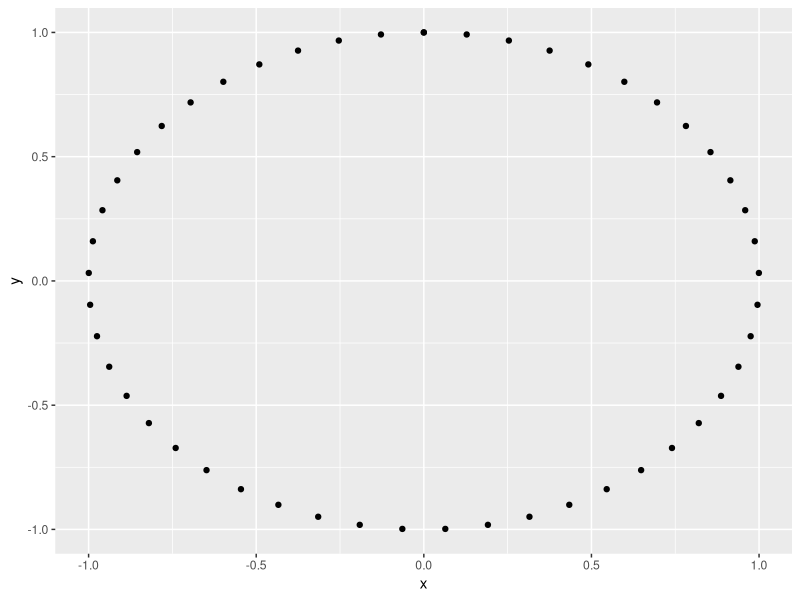
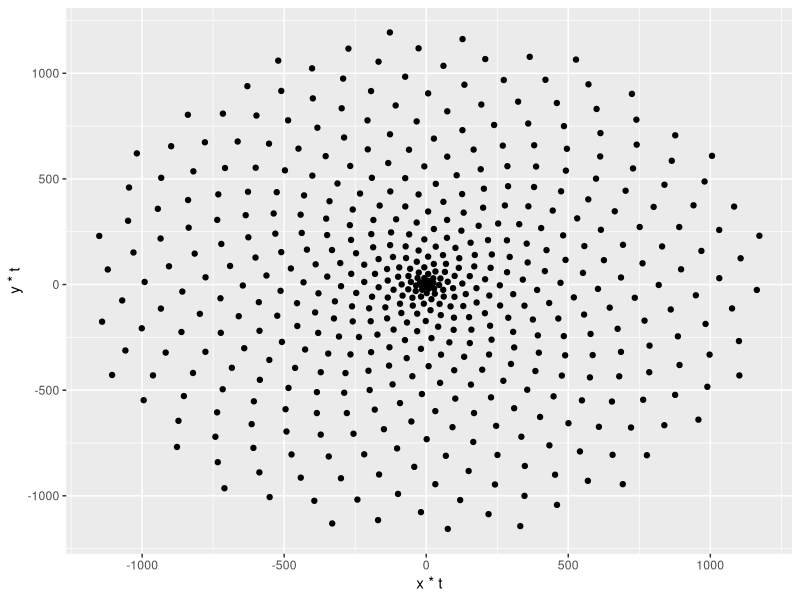
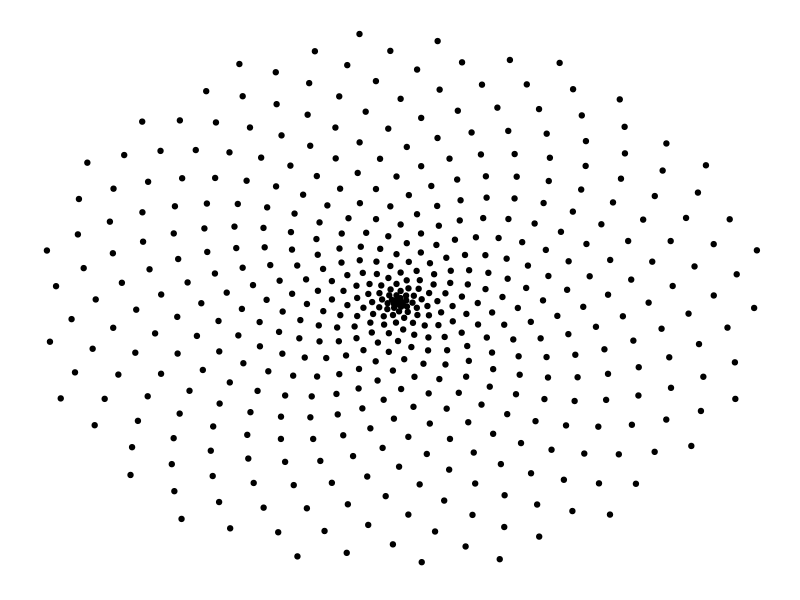
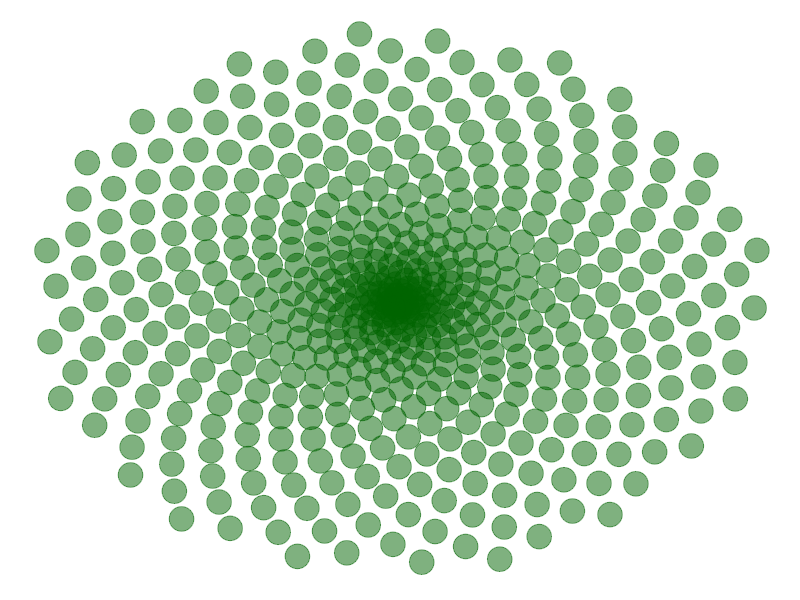
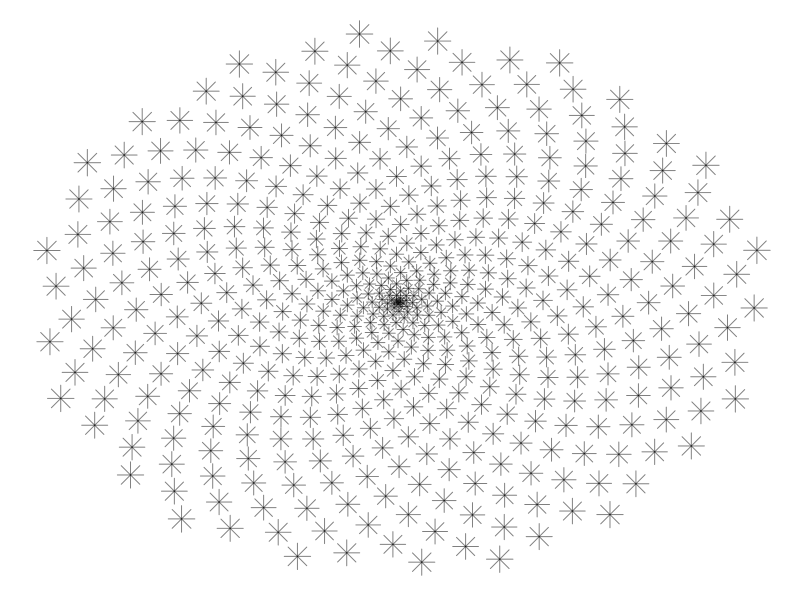
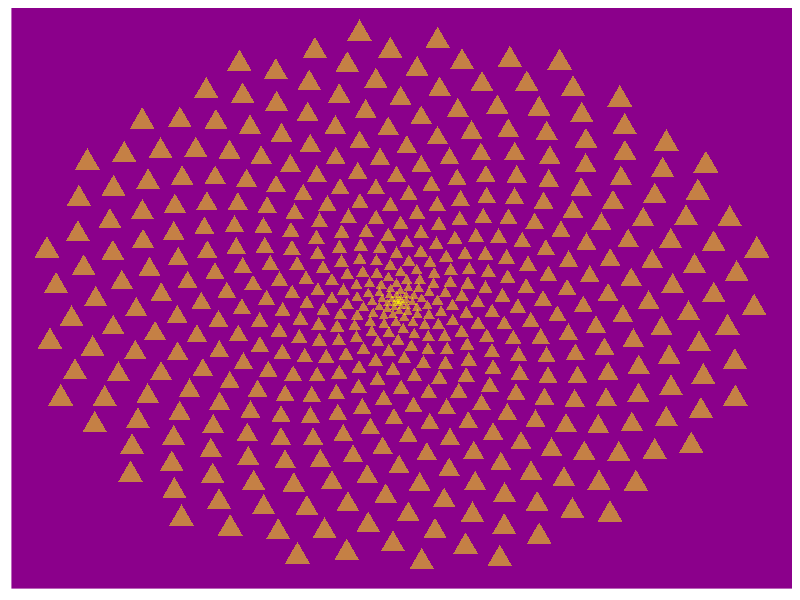
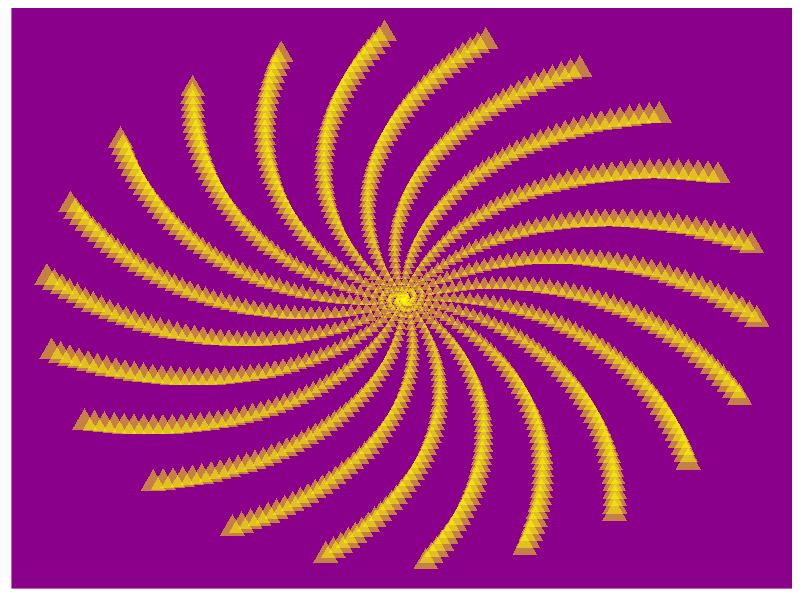
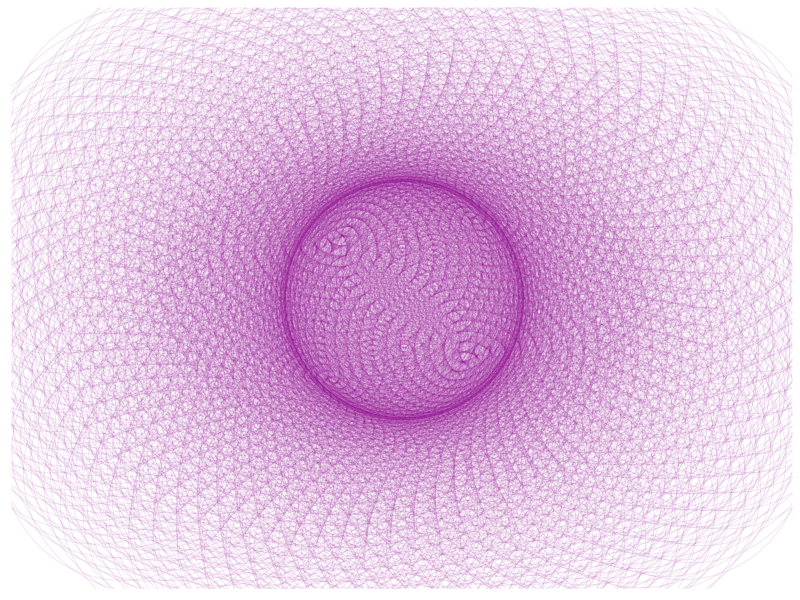

Source code (R) for these figures, in order:
## ---- chunk 1
knitr::opts_chunk$set(echo = TRUE)

knitr::opts_chunk$set(
  fig.width = 6,
  fig.asp = .9,
  out.width = "90%"
)

library(tidyverse)
## ---- chunk 2
t <- seq(0, 2*pi, length.out = 50)
x <- sin(t)
y <- cos(t)
df <- data.frame(t, x, y)

# Make a scatter plot of points in a circle
p <- ggplot(df, aes(x, y))
p + geom_point()
## ---- chunk 3
# Defining the number of points
points = 500

# Defining the Golden Angle
angle = pi * (3 - sqrt(5))

t <- (1:points) * angle
x <- sin(t)
y <- cos(t)
df <- data.frame(t, x, y)

# Make a scatter plot of points in a spiral
p <- ggplot(df, aes(x*t, y*t))
p + geom_point()
## ---- chunk 4
df <- data.frame(t, x, y)

# Make a scatter plot of points in a spiral
p <- ggplot(df, aes(x*t, y*t))
p + geom_point() + theme(legend.position = "none",
        panel.grid = element_blank(),
        axis.title = element_blank(),
        axis.text = element_blank(),
        axis.ticks = element_blank(),
        panel.background = element_rect(fill = 'white'))
## ---- chunk 5
p <- ggplot(df, aes(x*t, y*t))
p + geom_point(size = 8, alpha = 0.5, color = "darkgreen") + theme(legend.position = "none",
        panel.grid = element_blank(),
        axis.title = element_blank(),
        axis.text = element_blank(),
        axis.ticks = element_blank(),
        panel.background = element_rect(fill = 'white'))
## ---- chunk 6
p <- ggplot(df, aes(x*t, y*t))
p + geom_point(aes(size = t), color = 'black', alpha = 0.5, shape = 8) + theme(legend.position = "none",
        panel.grid = element_blank(),
        axis.title = element_blank(),
        axis.text = element_blank(),
        axis.ticks = element_blank(),
        panel.background = element_rect(fill = 'white'))
## ---- chunk 7
p <- ggplot(df, aes(x*t, y*t))
p + geom_point(aes(size = t), color = 'yellow', alpha = 0.5, shape = 17) + theme(legend.position = "none",
        panel.grid = element_blank(),
        axis.title = element_blank(),
        axis.text = element_blank(),
        axis.ticks = element_blank(),
        panel.background = element_rect(fill = 'darkmagenta'))
## ---- chunk 8
angle <- 2.0
points <- 1000

t <- (1:points)*angle
x <- sin(t)
y <- cos(t)

df <- data.frame(t, x, y)

p <- ggplot(df, aes(x*t, y*t))

p + geom_point(aes(size = t), color = 'yellow', alpha = 0.5, shape = 17) + theme(legend.position = "none",
        panel.grid = element_blank(),
        axis.title = element_blank(),
        axis.text = element_blank(),
        axis.ticks = element_blank(),
        panel.background = element_rect(fill = 'darkmagenta'))
## ---- chunk 9
angle <- 13 * pi/180
points <- 2000

t <- (1:points)*angle
x <- sin(t)
y <- cos(t)

df <- data.frame(t, x, y)

p <- ggplot(df, aes(x*t, y*t)) 

p + geom_point(size= 80, color = 'magenta4', alpha = 0.1, shape = 1) + theme(legend.position = "none",
        panel.grid = element_blank(),
        axis.title = element_blank(),
        axis.text = element_blank(),
        axis.ticks = element_blank(),
        panel.background = element_rect(fill = 'white'))
